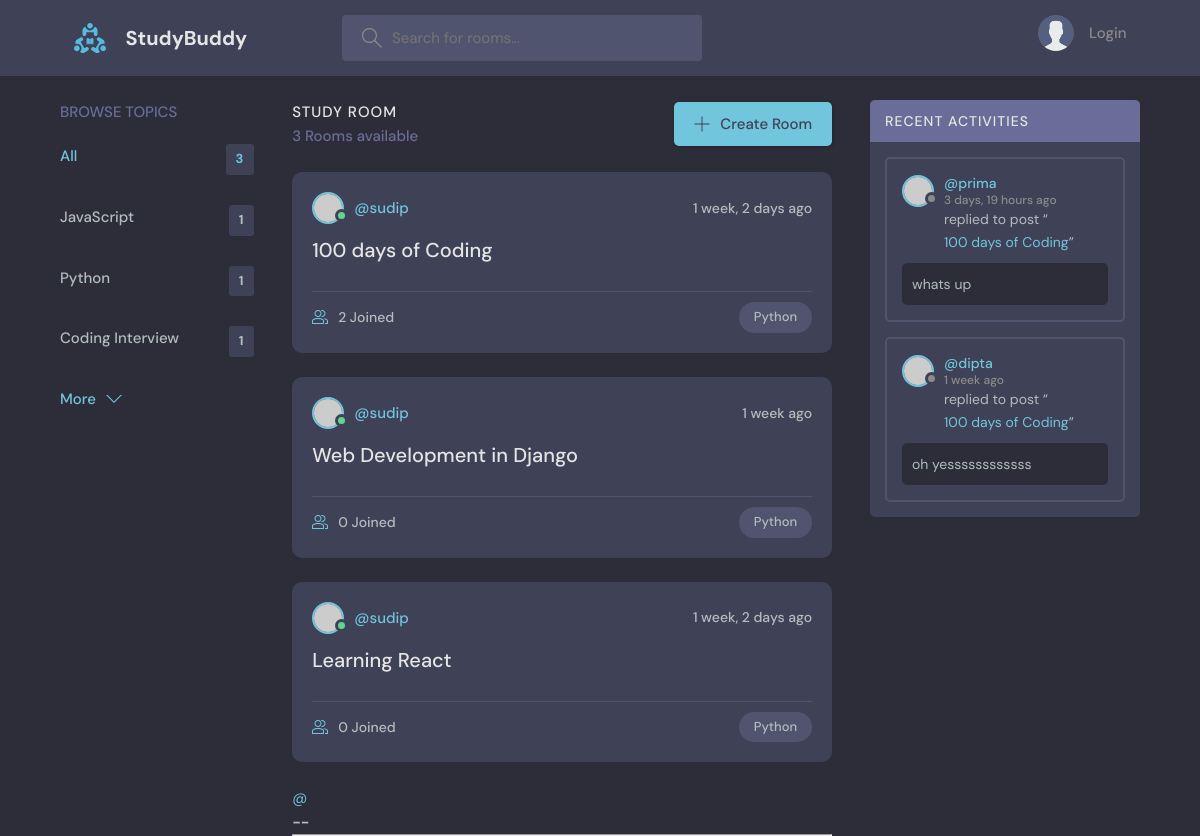
Before: / with the older database file.
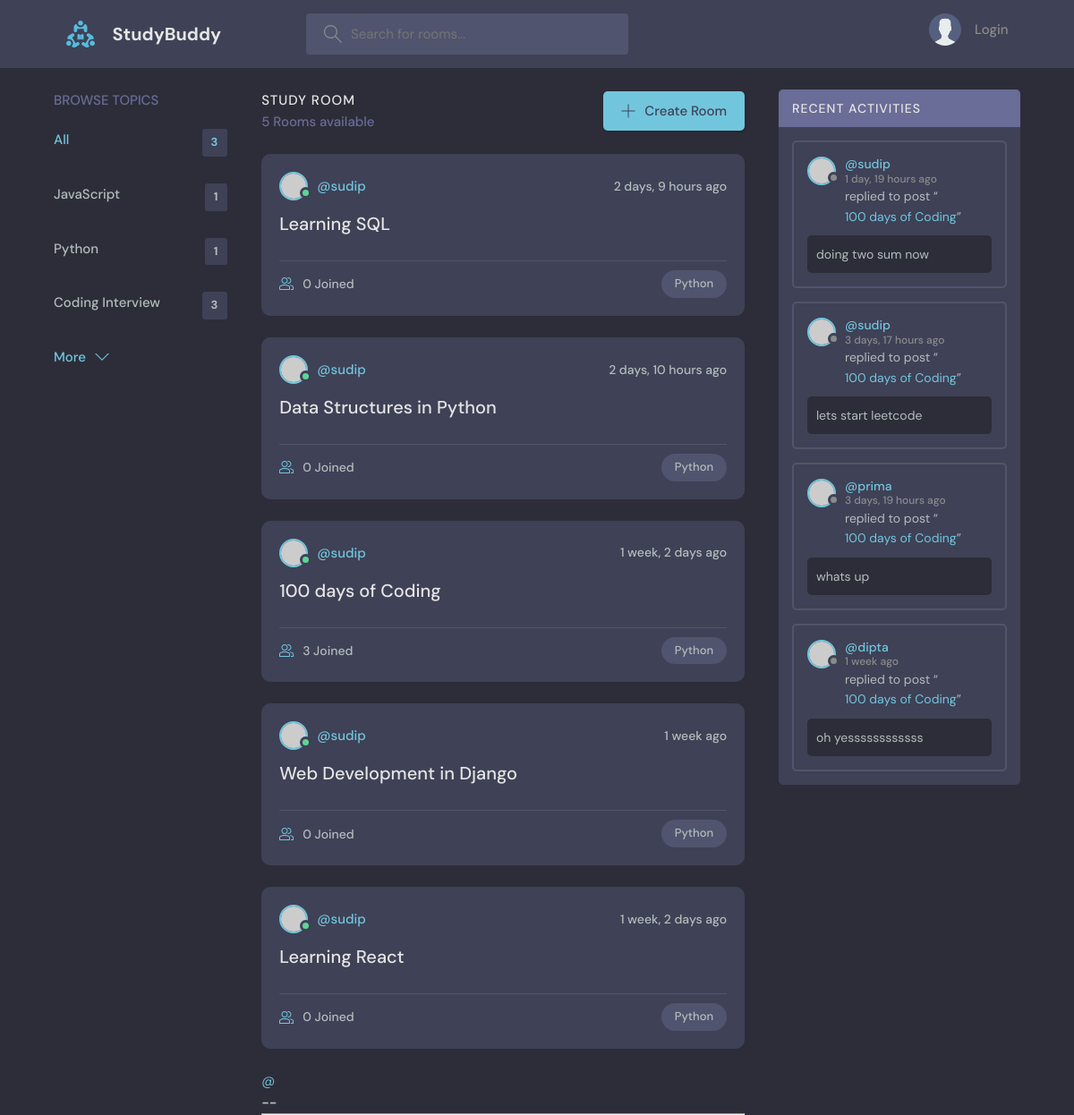
After: the same page with the newer database file.
### base/models.py (models this page shows, shortened)
class Topics(models.Model):
    name = models.CharField(max_length=200)

class Room(models.Model):
    host = models.ForeignKey(User, on_delete=models.SET_NULL, null=True)
    participants = models.ManyToManyField(
        User, related_name='participants', blank=True)
    topic = models.ForeignKey(Topics, on_delete=models.SET_NULL, null=True)
    name = models.CharField(max_length=200)
    description = models.TextField(null=True, blank=True)
    updated = models.DateTimeField(auto_now=True)
    created = models.DateTimeField(auto_now_add=True)
    class Meta:
        ordering = ['-updated', '-created']
    def __str__(self):
        return self.name

class Message(models.Model):
    user = models.ForeignKey(
        User, on_delete=models.CASCADE, blank=True, null=True)
    room = models.ForeignKey(Room, on_delete=models.CASCADE)
    body = models.TextField()
    updated = models.DateTimeField(auto_now=True)
    created = models.DateTimeField(auto_now_add=True)
    class Meta:
        ordering = ['-updated', '-created']

### base/views.py (the view)
# urls.py: path('', views.home, name='home'),
def home(request):
    q = request.GET.get('q') if request.GET.get('q') != None else ''
    rooms = Room.objects.filter(Q(topic__name__icontains=q) |
                                Q(name__icontains=q)
                                )
    room_count = rooms.count()
    room_message = Message.objects.filter(Q(room__name__icontains=q))
    if q == '':
        rooms = Room.objects.all()
    topics = Topics.objects.all()
    context = {'rooms': rooms, 'topics': topics,
               'room_count': room_count, 'room_message': room_message}
    return render(request, 'base/home.html', context)

### base/templates/base/home.html (shortened to what this page needs)
{% extends 'main.html' %}
{% block content %}
    <main class="layout layout--3">
      <div class="container">
        {% include 'base/topics_component.html' %}
        <div class="roomList">
          <div class="roomList__header">
            <div>
              <h2>Study Room</h2>
              <p>{{room_count}} Rooms available</p>
            </div>
            <a class="btn btn--main" href="{% url 'create-room' %}">
              <svg version="1.1" xmlns="http://www.w3.org/2000/svg" width="32" height="32" viewBox="0 0 32 32">
                <title>add</title>
                <path
                  d="M16.943 0.943h-1.885v14.115h-14.115v1.885h14.115v14.115h1.885v-14.115h14.115v-1.885h-14.115v-14.115z"
                ></path>
              </svg>
              Create Room
            </a>
          </div>
          {% include 'base/feed_component.html' %}
        </div>
        {% include 'base/activity_component.html' %}
      </div>
    </main>
{% endblock %}

### base/templates/base/topics_component.html
<div class="topics">
    <div class="topics__header">
        <h2>Browse Topics</h2>
    </div>
    <ul class="topics__list">
        <li>
            <a href="{% url 'home' %}" class="active">All <span>{{topics.count}}</span></a>
        </li>
        {% for topic in topics %}
        <li>
            <a href="{% url 'home' %}?q={{topic.name}}">{{topic.name}} <span>{{topic.room_set.all.count}}</span></a>
        </li>
        {% endfor %}
    </ul>
    <a class="btn btn--link" href="{% url 'topics' %}">
        More
        <svg version="1.1" xmlns="http://www.w3.org/2000/svg" width="32" height="32" viewBox="0 0 32 32">
            <title>chevron-down</title>
            <path d="M16 21l-13-13h-3l16 16 16-16h-3l-13 13z"></path>
        </svg>
    </a>
</div>

### base/templates/base/feed_component.html (shortened to what this page needs)
{% for room in rooms %}
<div class="roomListRoom">
    <div class="roomListRoom__header">
        <a href="{% url 'user-profile' room.host.id %}" class="roomListRoom__author">
            <div class="avatar avatar--small active">
                <img src="https://randomuser.me/api/portraits/men/11.jpg" />
            </div>
            <span>@{{room.host.username}}</span>
        </a>
        <div class="roomListRoom__actions">
            <span>{{room.created|timesince}} ago</span>
        </div>
    </div>
    <div class="roomListRoom__content">
        <a href="{% url 'user-profile' room.host.id %}">{{room.name}}</a>
    </div>
    <div class="roomListRoom__meta">
        <a class="roomListRoom__joined">
            {{room.participants.all.count}} Joined
        </a>
        <p class="roomListRoom__topic">Python</p>
    </div>
</div>
{% endfor %}
<div>
    <a href="">@</a>
    <h5> {{room.id}} -- <a href="rooms/{{room.id}}">{{room.name}}</a></h5>
</div>

### base/templates/base/activity_component.html (shortened to what this page needs)
<div class="activities">
    <div class="activities__header">
        <h2>Recent Activities</h2>
    </div>
    {% for message in room_message %}
    <div class="activities__box">
        <div class="activities__boxHeader roomListRoom__header">
            <a href="{% url 'user-profile' message.user.id %}" class="roomListRoom__author">
                <div class="avatar avatar--small">
                    <img src="https://randomuser.me/api/portraits/women/11.jpg" />
                </div>
                <p>
                    @{{message.user}}
                    <span>{{message.created|timesince}} ago</span>
                </p>
            </a>
        </div>
        <div class="activities__boxContent">
            <p>replied to post “<a href="{% url 'room' message.room.id %}">{{message.room}}</a>”</p>
            <div class="activities__boxRoomContent">
                {{message.body}}
            </div>
        </div>
    </div>
    {% endfor %}
</div>

Changed rows visible on the page:
computed for Topics "Coding Interview": room_set.all.count "1" → "3"
added Room: host.username "sudip", created "2 days, 9 hours", name "Learning SQL", participants.all.count "0"
added Room: host.username "sudip", created "2 days, 10 hours", name "Data Structures in Python", participants.all.count "0"
computed for Room "100 days of Coding": participants.all.count "2" → "3"
added Message: user "sudip", created "1 day, 19 hours", room "100 days of Coding", body "doing two sum now"
added Message: user "sudip", created "3 days, 17 hours", room "100 days of Coding", body "lets start leetcode"
Other visible differences:
{{ room_count }}: "3" → "5"
